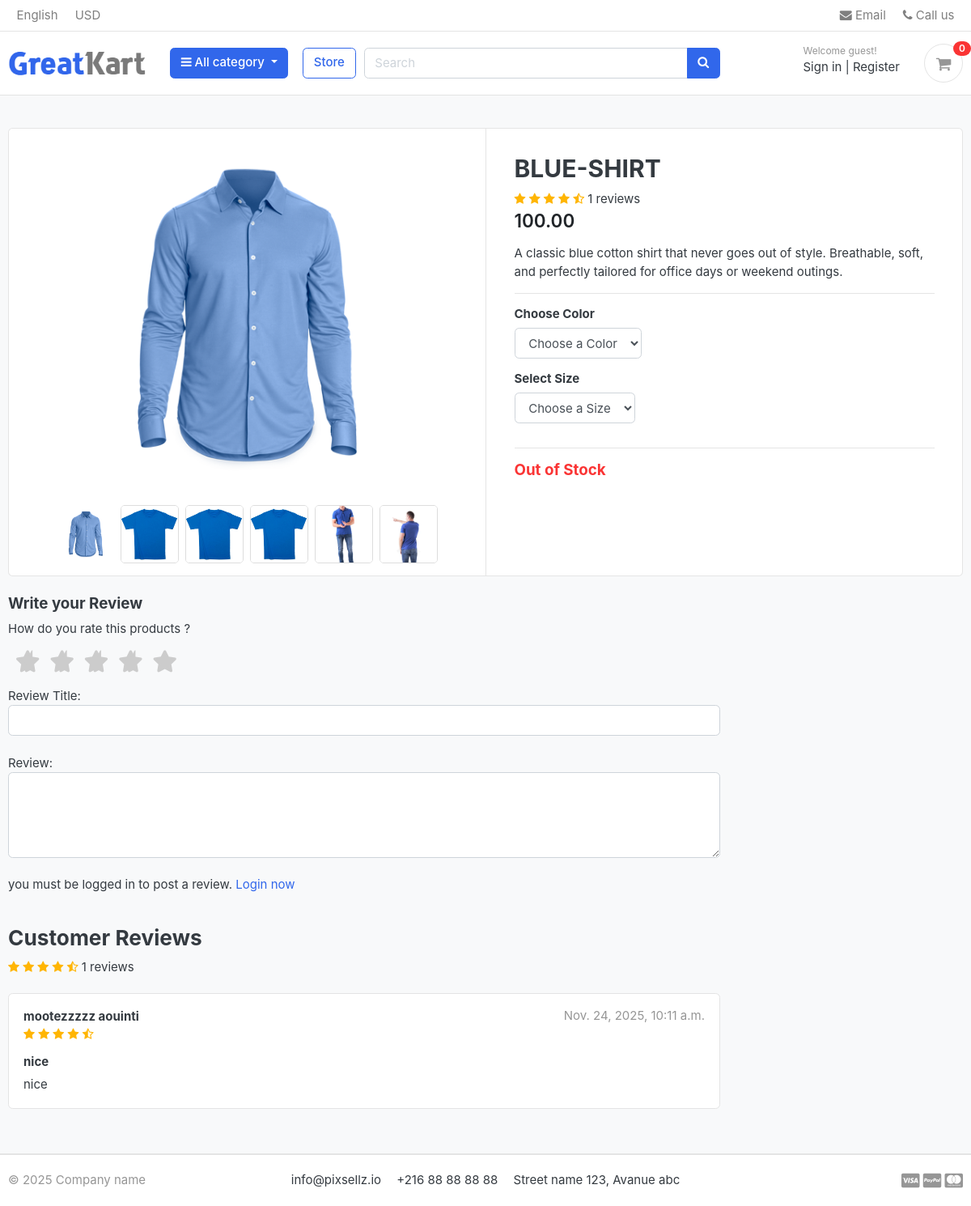
The page /store/category/shirts/blue-shirt/ on the database as committed earlier.
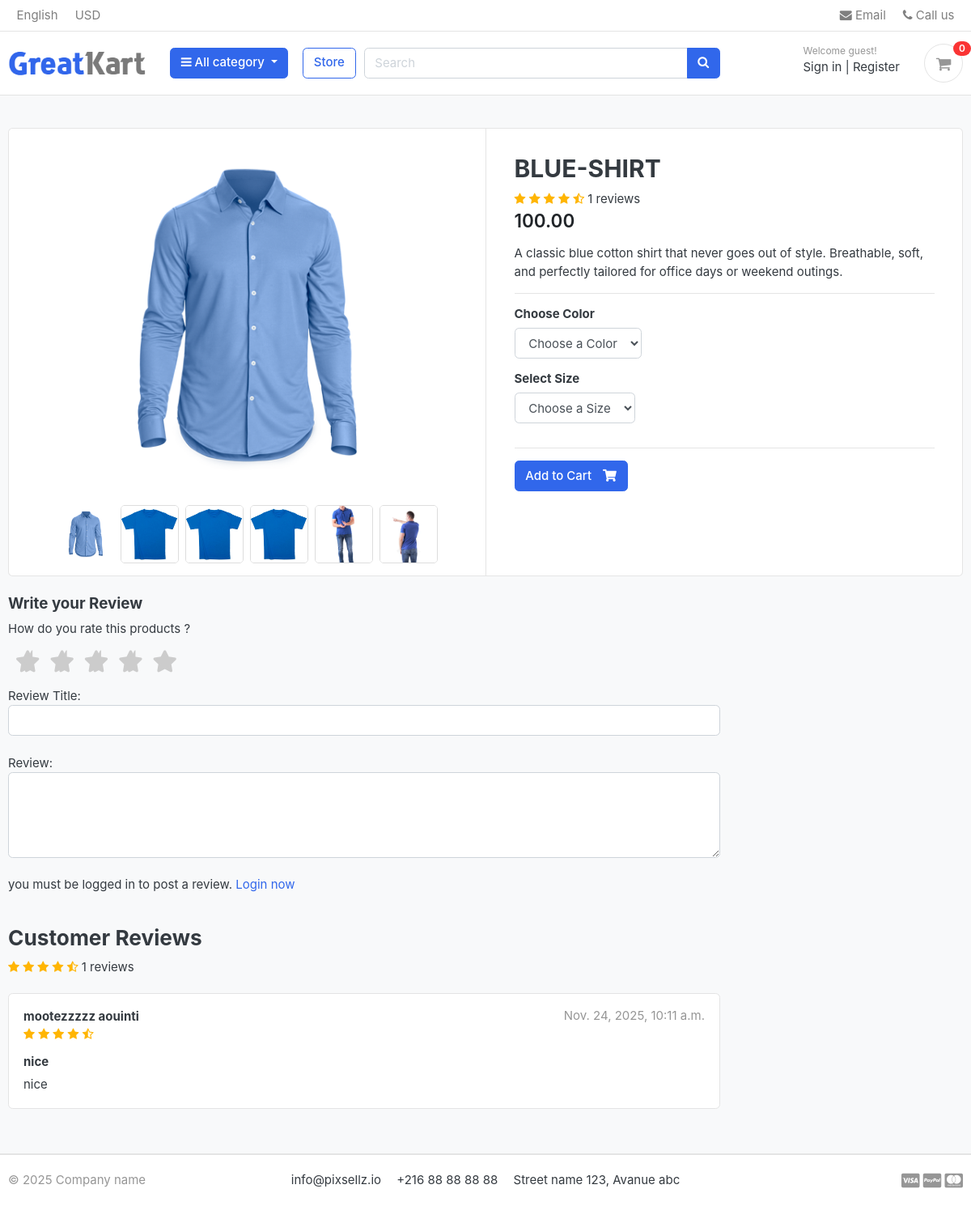
The same page on the database as committed later.
### store/views.py (the view)
# urls.py: path('category/<slug:category_slug>/<slug:product_slug>/', views.product_detail, name='product_detail'),
def product_detail(request, category_slug, product_slug):
    try:
        single_product = Product.objects.get(category__slug=category_slug, slug=product_slug)
        in_cart = CartItem.objects.filter(cart__cart_id=_cart_id(request), product=single_product).exists()
    except Product.DoesNotExist:
        single_product = None
        in_cart = False
    if request.user.is_authenticated:
        try:
            orderproduct = OrderProduct.objects.filter(user=request.user, product_id=single_product.id).exists()
        except OrderProduct.DoesNotExist:
            orderproduct = None
    else:
        orderproduct = None
    reviews = ReviewRating.objects.filter(product_id=single_product.id, status=True)
    product_gallery = ProductGallery.objects.filter(product_id=single_product.id)
    context = {
        'single_product': single_product,
        'in_cart': in_cart,
        'orderproduct': orderproduct,
        'reviews': reviews,
        'product_gallery': product_gallery,
    }
    return render(request, 'store/product_detail.html', context)

### Category/context_processors.py (called while the page is built)
def menu_links(request):
   links = Category.objects.all()
   return dict(links=links)

### Category/models.py (called while the page is built)
    def get_url(self):
            return reverse('products_by_category', args=[self.slug])

### account/models.py (called while the page is built)
    def full_name(self):
        return f'{self.first_name} {self.last_name}'

### carts/context_processors.py (called while the page is built)
def counter(request):
    cart_count = 0
    if 'admin' in request.path:
        return {}
    else:
        try:
            cart = Cart.objects.filter(cart_id=_cart_id(request))
            if request.user.is_authenticated:
                cart_items = CartItem.objects.all().filter(user=request.user)
            else:
                cart_items = CartItem.objects.all().filter(cart=cart[:1])
            for cart_item in cart_items:
                cart_count += cart_item.quantity
        except Cart.DoesNotExist:
            cart_count = 0
    return dict(cart_count=cart_count)

### carts/views.py (called while the page is built)
def _cart_id(request):
    cart = request.session.session_key
    if not cart:
        cart = request.session.create()
    return cart

### store/models.py (called while the page is built)
    def colors(self):
        return super(VariationManager, self).filter(variation_category='color', is_active=True)

### templates/store/product_detail.html (shortened to what the changed rows need)
{% extends 'base.html' %}
{% load static %}
{% block content %}
<section class="section-content padding-y bg">
	<div class="container">
		<div class="card">
			<div class="row no-gutters">
				<main class="col-md-6 border-left">
					<form action="{% url 'add_cart' single_product.id  %}" method="POST">
						<article class="content-body">
							<h2 class="title">{{ single_product.product_name }}</h2>
							<div class="rating-star">
								<span>
								</span>
							</div>
							<div class="mb-3">
								<var class="price h4">{{ single_product.price }}</var>
							</div>
							<p>{{ single_product.description }}</p>
							<hr>
							<div class="row">
								<div class="col-md-6">
								</div>
							</div>
							<div class="row">
								<div class="col-md-6">
								</div>
							</div>
							<hr>
							{% if single_product.stock <= 0 %} <h5 class="text-danger">Out of Stock</h5>
								{% else %}
								<button type="submit" class="btn  btn-primary"> <span class="text">Add to Cart</span> <i
										class="fas fa-shopping-cart"></i> </button>
								{% endif %}
						</article>
					</form>
				</main>
			</div>
		</div>
		<br>
	</div>
</section>
{% endblock %}

Rows that differ between the two databases and show on the page:
changed Product "BLUE-SHIRT": stock -3 → 15 (drawn)
Other text that changed with them:
text no longer shown: "Out of Stock"
text now shown: "Add to Cart"
